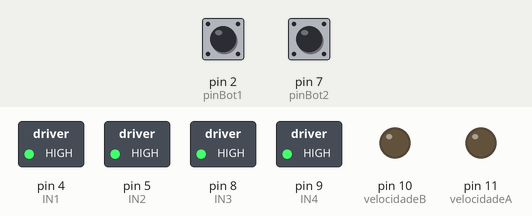
This sketch was run on a simulated Arduino Uno, built with avr-gcc and run on an emulated ATmega328P. Shown: switched loads named in the sketch (green lamp = pin HIGH), output pins drawn as LEDs (lit = HIGH). Inputs (shaded band) come from the test bench; at power-on: pin 2 (pinBot1) HIGH, pin 7 (pinBot2) HIGH. What the sketch prints to the serial monitor is not drawn.

Above: at 1.2 s.
1.3 s: pin 2 (pinBot1) pulled LOW for 0.15 s
At 2.5 s:
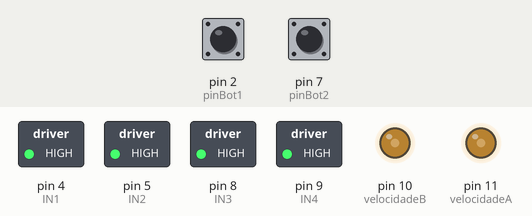
2.9 s: pin 7 (pinBot2) pulled LOW for 0.15 s
At 2.98 s:
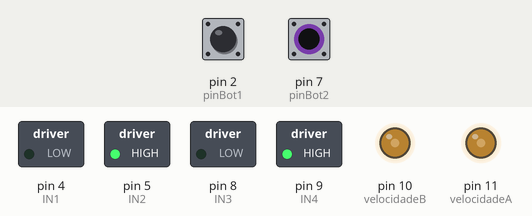
4.5 s: pin 7 (pinBot2) pulled LOW for 3.2 s
At 8.9 s:
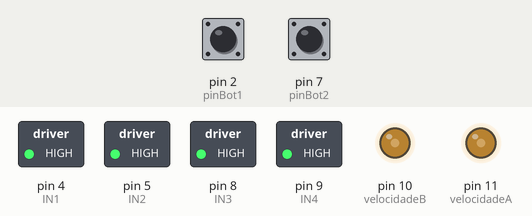
9.2 s: pin 2 (pinBot1) pulled LOW for 3.2 s
At 10.2 s:
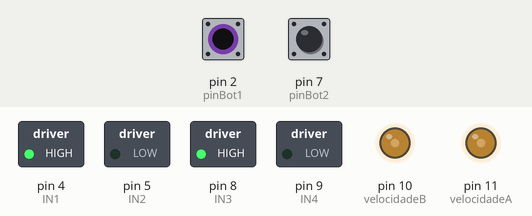
Timing chart, 0 to 13.9 s (numbered marks = the images above; inputs shaded):
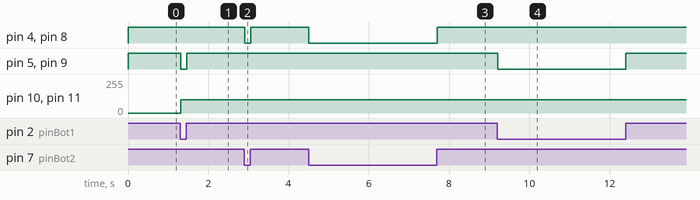

The sketch:

ponteh_2.ino
```cpp
#define IN1 4
#define IN2 5
#define IN3 8
#define IN4 9

#define velocidadeA 11
#define velocidadeB 10

#define pinBot1 2
#define pinBot2 7


void motorFrente(){

    digitalWrite(IN1, HIGH);
    digitalWrite(IN2, LOW);
    analogWrite(velocidadeA,100); //Controle de velocidade do motor
    digitalWrite(IN3, HIGH);
    digitalWrite(IN4, LOW);
    analogWrite(velocidadeB,100); //Controle de velocidade do motor

}

void motorRe(){

    digitalWrite(IN1, LOW);
    digitalWrite(IN2, HIGH);
    analogWrite(velocidadeA,100); //Controle de velocidade do motor
    digitalWrite(IN3, LOW);
    digitalWrite(IN4, HIGH);
    analogWrite(velocidadeB,100); //Controle de velocidade do motor

}

void motorPara(){

    digitalWrite(IN1, HIGH);
    digitalWrite(IN2, HIGH);
    digitalWrite(IN3, HIGH);
    digitalWrite(IN4, HIGH);

}


void setup() {

  //Ligando as portas digitais de saida dos motores
  pinMode(IN1, OUTPUT);
  pinMode(IN2, OUTPUT);
  pinMode(IN3, OUTPUT);
  pinMode(IN4, OUTPUT);

  //Ligando as portas digitais de saida para controle de velocidade
  pinMode(velocidadeA, OUTPUT);
  pinMode(velocidadeB, OUTPUT);

  //Ligando as portas dos botões
  pinMode(pinBot1,INPUT_PULLUP);
  pinMode(pinBot2,INPUT_PULLUP);

  Serial.begin(9600);


}

void loop() {

  int x = digitalRead(pinBot1); // Apertado = 0
  int y = digitalRead(pinBot2); // Apertado = 0
  Serial.println(x);
  Serial.println(y);

  if( x == 0 ){
    motorFrente();
  }
  else if( y == 0 ){
    motorRe();
  }
  else{
    motorPara();
  }


}
```

Measured:
- after the input at 1.3 s, pin 5 (IN2), pin 9 (IN4): HIGH → LOW at once, → HIGH 0.15 s later; pin 10 (velocidadeB), pin 11 (velocidadeA): 0/255 → 100/255 at once
- after the input at 2.9 s, pin 4 (IN1), pin 8 (IN3): HIGH → LOW at once, → HIGH 0.15 s later
- after the input at 4.5 s, pin 4 (IN1), pin 8 (IN3): HIGH → LOW at once, → HIGH 3.2 s later
- after the input at 9.2 s, pin 5 (IN2), pin 9 (IN4): HIGH → LOW at once, → HIGH 3.2 s later
